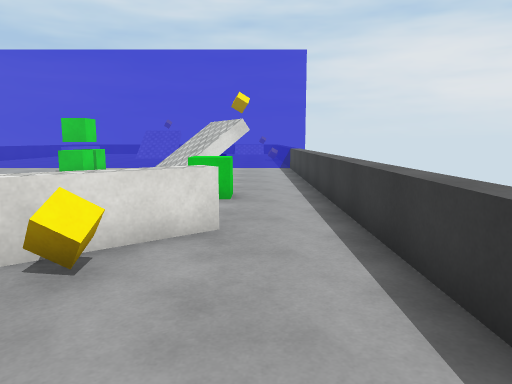
view 1 (above)

16 first-person views from a walk through a 3-D level made in the Unity game engine. The camera is 1.4 m above the floor, tilts 8° down and sees 70° across. The floor is counted in squares, 1 m on a side. Each view is taken from the middle of a square. On the plan, view 1 faces up. The plan holds only what a view shows up to about 16 squares ahead; the rest is blank. The place goes on beyond the plan. The player character is not drawn. Surface patterns are stand-ins for the level's own textures.

view 2
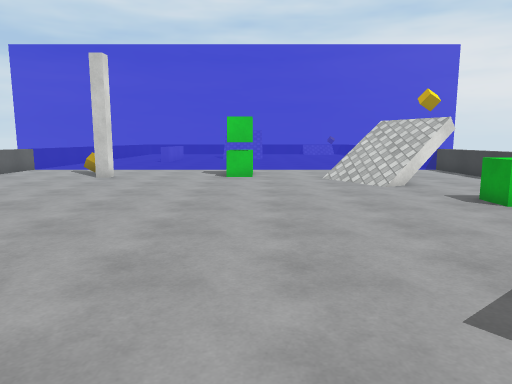

view 3
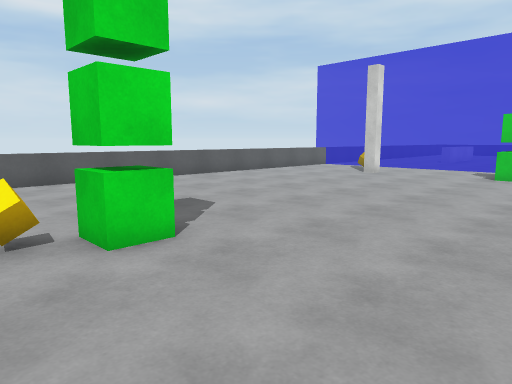

view 4
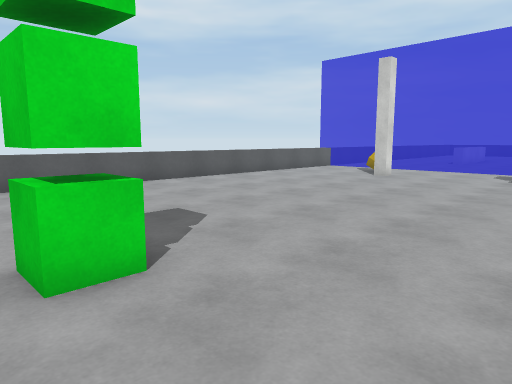

view 5
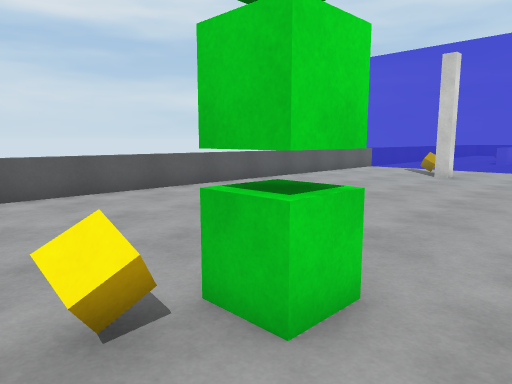

view 6
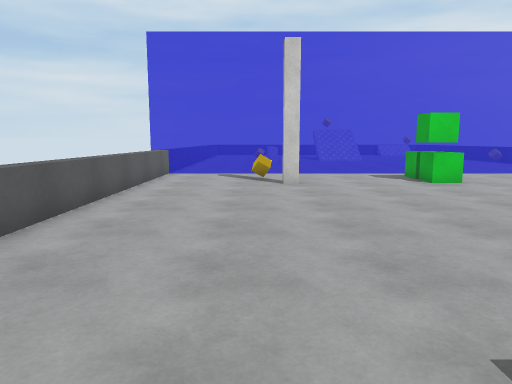

view 7
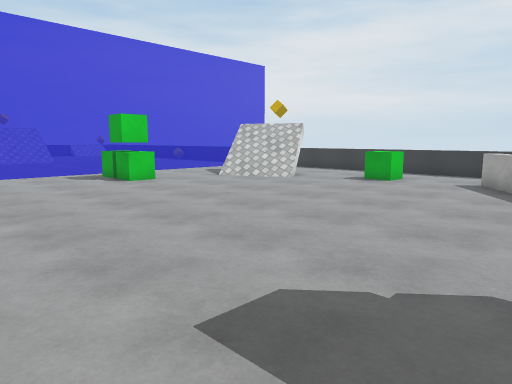

view 8
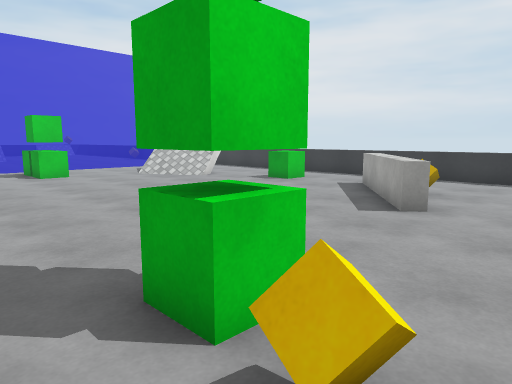

view 9
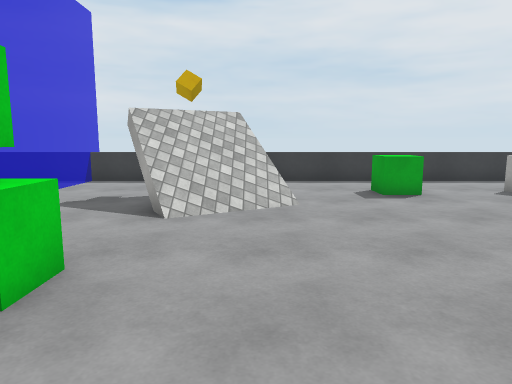

view 10
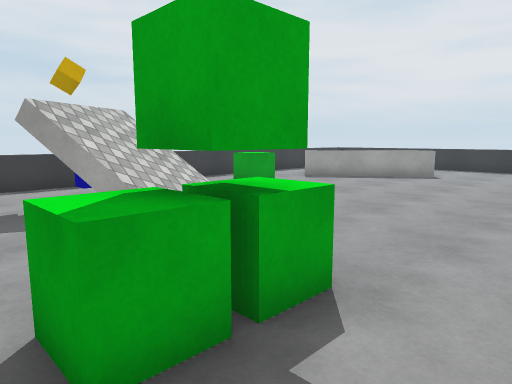

view 11
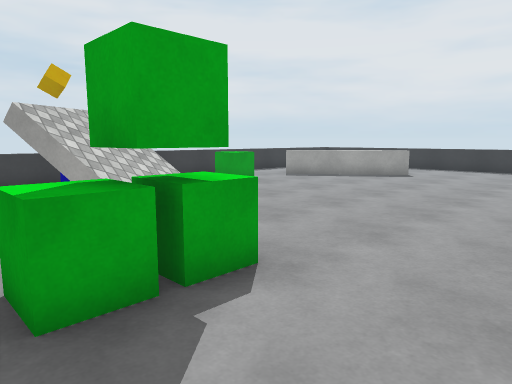

view 12
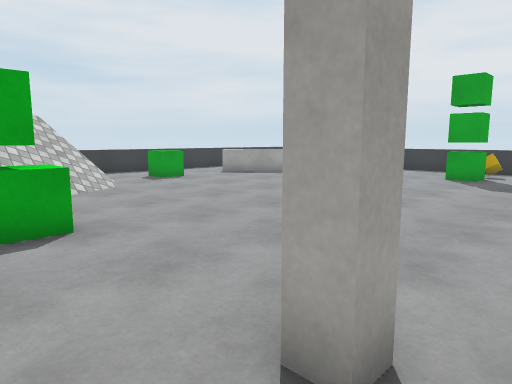

view 13
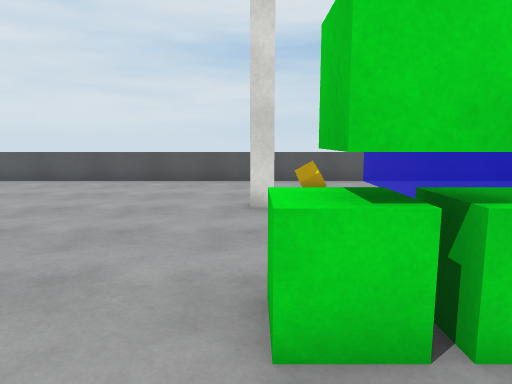

view 14
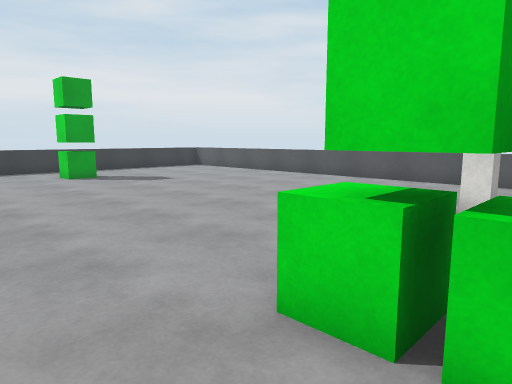

view 15
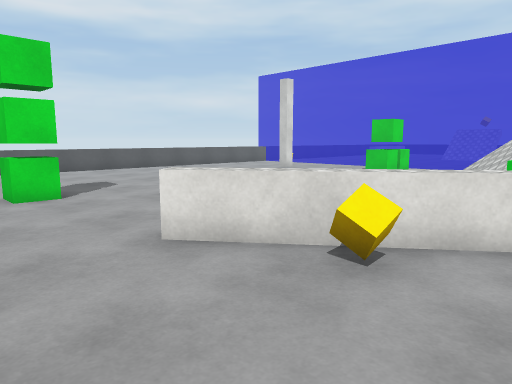

view 16
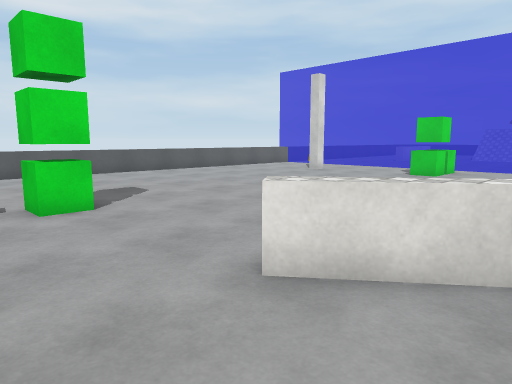

### Floor plan
Key: @ floor where view 1 was taken; # wall or solid block; . floor; / step, stairs or slope; = window, fence, low wall or low ledge; ^ raised ledge; O other object.
Columns run from 18 left of view 1 to 2 right of it. Each row starts with its distance up from view 1.
 19 #                   #
 18 ^.............. ....=
 17 ^.........OO........=
 16 ^...O.....OO.... ...=
 15 ^....#....OO..///O..=
 14 ^.............///=..=
 13 ^..............//#..=
 12 ^............../....=
 11 ^...................=
 10 ^................O..=
  9 ^................O..=
  8 ^...................=
  7 ^...................=
  6 ^................=..=
  5 ^..............===..=
  4 ^.............==O...=
  3 ^.......O....==.....=
  2 ^.......O...........=
  1   .....O..........
  0       ........... @
 -1        ======

Where each view was taken, in squares from view 1:
view 1: 0 up, 0 right, facing up
view 2: 1 up, 7 left, facing up
view 3: 0 up, 5 left, facing up-left
view 4: 1 up, 6 left, facing up-left
view 5: 0 up, 8 left, facing up-left
view 6: 3 up, 14 left, facing up
view 7: 3 up, 14 left, facing up-right
view 8: 0 up, 12 left, facing up-right
view 9: 13 up, 11 left, facing right
view 10: 18 up, 10 left, facing down-right
view 11: 18 up, 11 left, facing down-right
view 12: 17 up, 14 left, facing down-right
view 13: 15 up, 5 left, facing left
view 14: 17 up, 5 left, facing down-left
view 15: 0 up, 0 right, facing up-left
view 16: 0 up, 2 left, facing up-left
